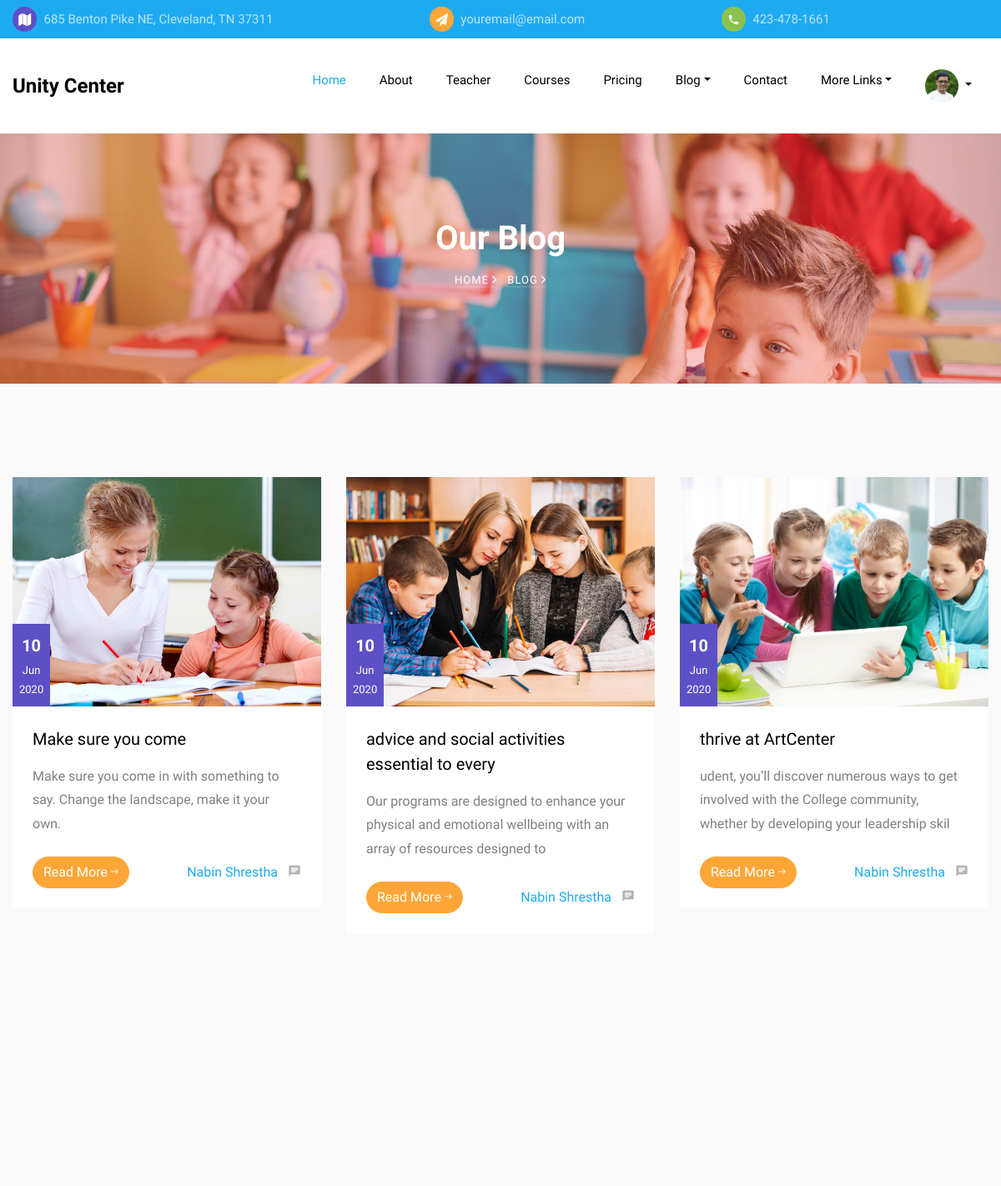
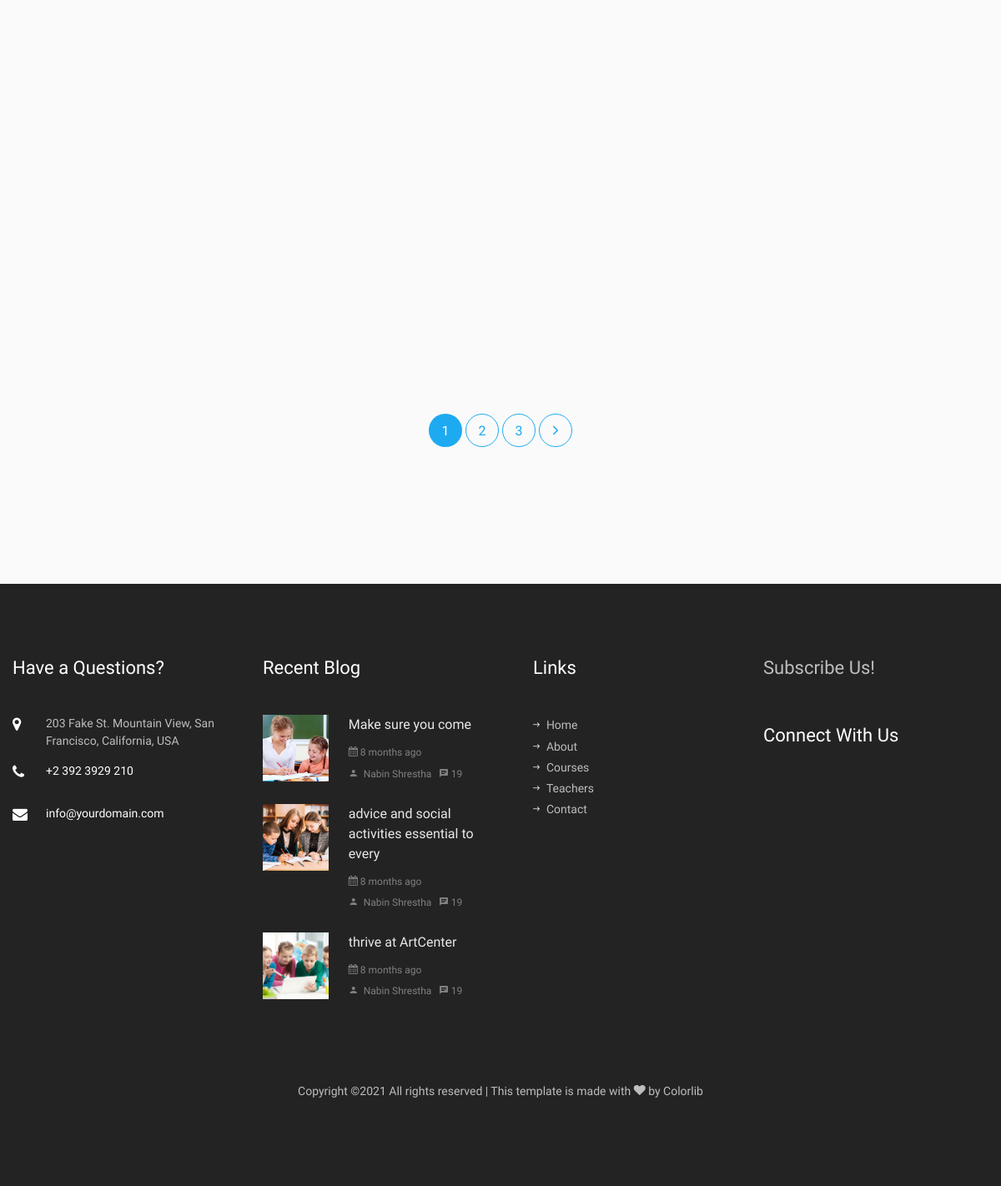
Page /blog/ (signed in) on the earlier database version (2 pictures, top to bottom).
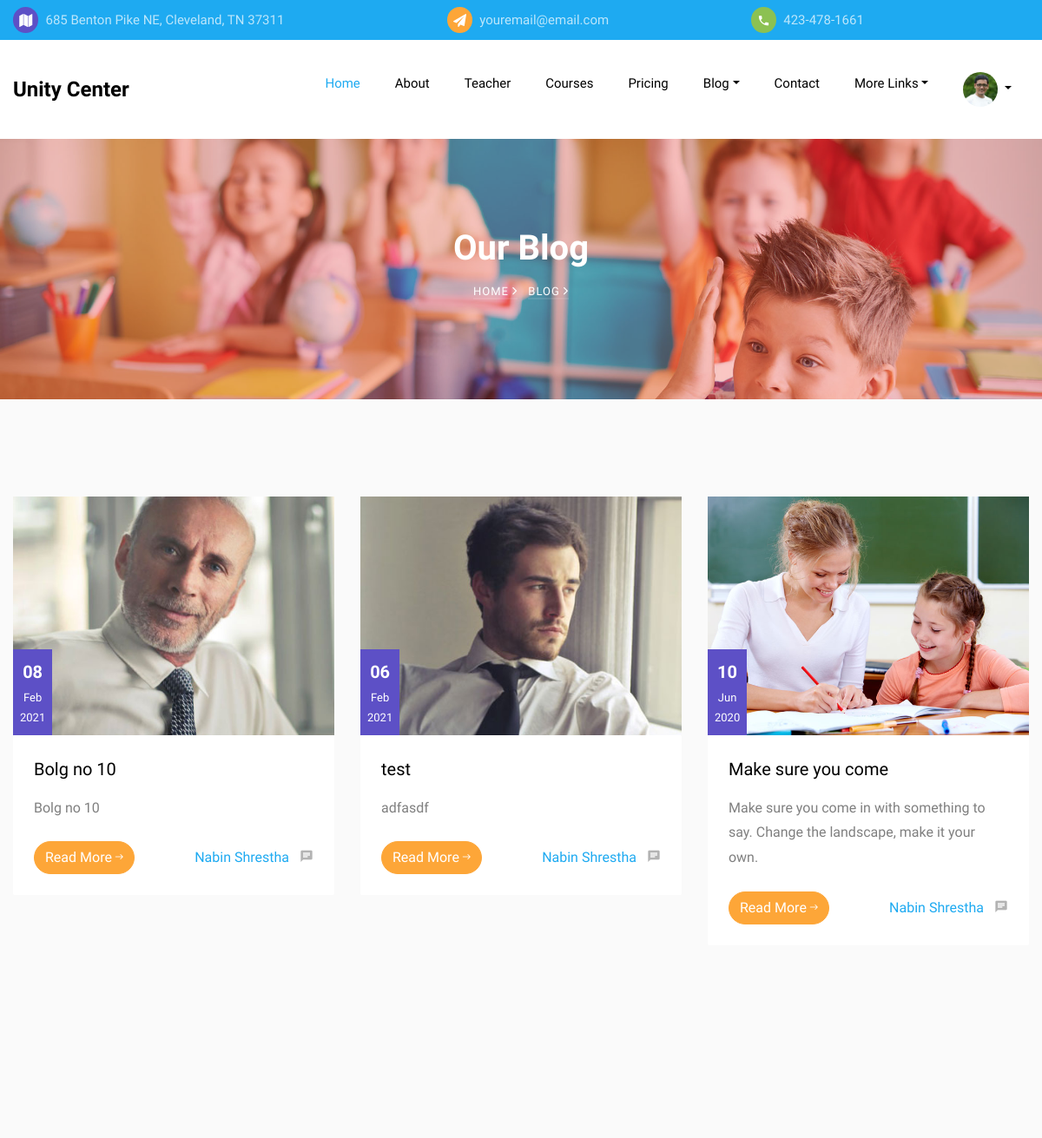
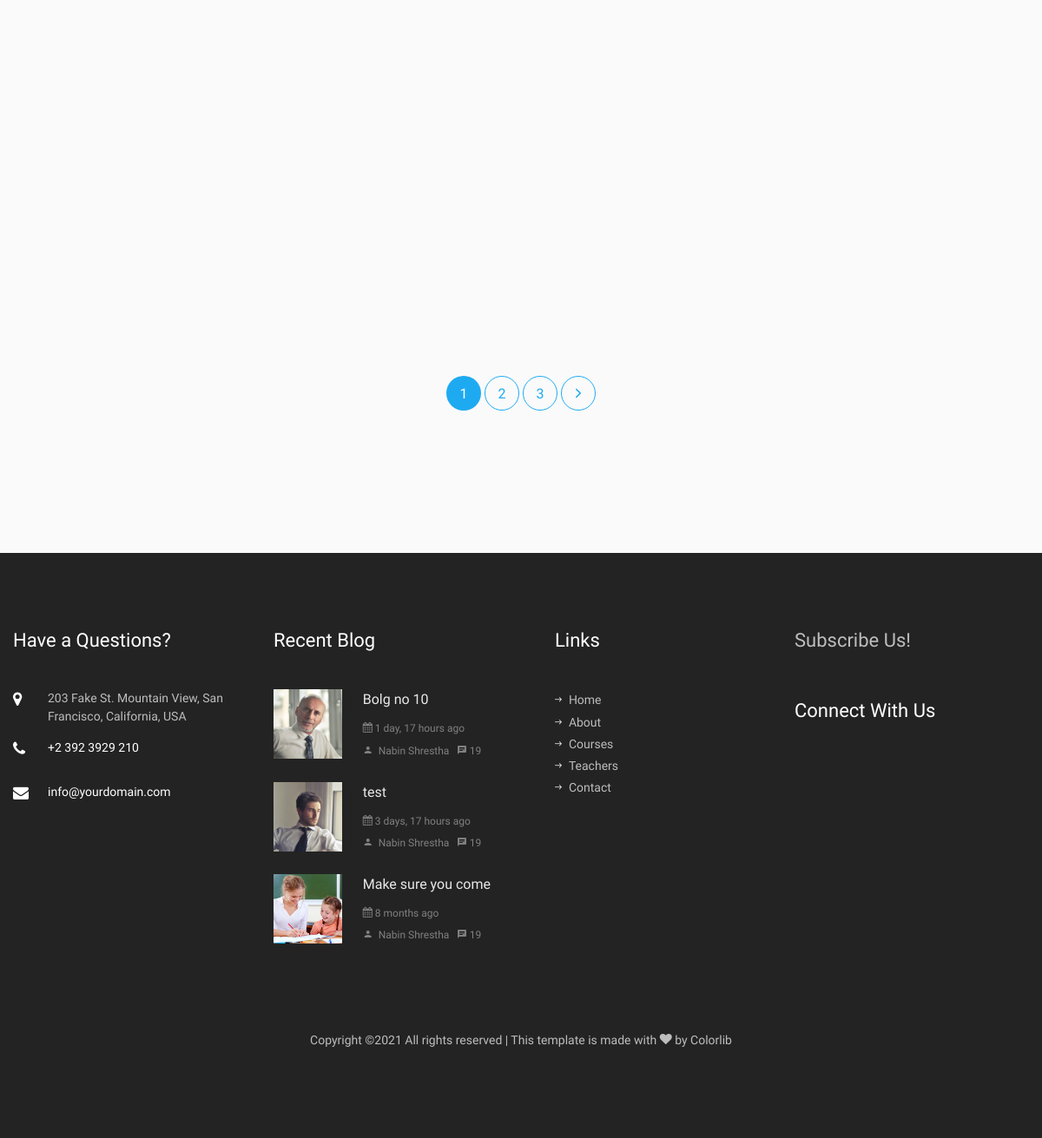
Same page on the later database version (2 pictures, top to bottom).
### blogs/models.py (models this page shows, shortened)
class Post(models.Model):
    title = models.CharField(max_length=100)
    overview = models.TextField()
    content = models.TextField()
    date_posted =models.DateTimeField(auto_now_add=True)
    author = models.ForeignKey(User, on_delete=models.CASCADE )
    view_count = models.IntegerField(default=0)
    thumbnail = models.ImageField()
    def get_absolute_url(self):
        return reverse('post-detail', kwargs={'pk': self.pk})

### blogs/views.py (the view)
# urls.py: path('blog/', PostListView.as_view(), name='blog-home'),
class PostListView(ListView):
    model = Post
    template_name = 'blog/blog.html'
    context_object_name = 'posts'
    ordering = ['-date_posted']
    paginate_by = 6
    def get_context_data(self, **kwargs):
        context_data = super().get_context_data(**kwargs)
        context_data['blog_latest'] = Post.objects.all().order_by('-date_posted')[0:3]
        return context_data

### newsletters/custom_context_processor.py (called while the page is built)
def  blog_post_latest(request):
    blog_latest = Post.objects.all().order_by('-date_posted')[0:3]
    return {'blog_latest_footer':blog_latest}

### templates/blog/blog.html (shortened to what this page needs)
{% extends 'base.html' %}
{% load static %}
{% block content %}
    <section class="hero-wrap hero-wrap-2" style="background-image: url({% static 'images/bg_2.jpg' %});">
      <div class="overlay"></div>
      <div class="container">
        <div class="row no-gutters slider-text align-items-center justify-content-center">
          <div class="col-md-9 ftco-animate text-center">
            <h1 class="mb-2 bread">Our Blog</h1>
            <p class="breadcrumbs"><span class="mr-2"><a href="/">Home <i class="ion-ios-arrow-forward"></i></a></span> <span>Blog <i class="ion-ios-arrow-forward"></i></span></p>
          </div>
        </div>
      </div>
    </section>
		<section class="ftco-section bg-light">
			<div class="container">
				<div class="row row-eq-height">
          {% for post in posts %}
          <div class="col-md-6 col-lg-4 ftco-animate">
            <div class="blog-entry">
              <a href="{{ post.get_absolute_url }}" class="block-20 d-flex align-items-end" style="background-image: url({{ post.thumbnail.url }});">
								<div class="meta-date text-center p-2">
                  <span class="day">{{post.date_posted|date:"d"}} </span>
                  <span class="mos">{{post.date_posted|date:"M" }}</span>
                  <span class="yr">{{post.date_posted|date:"Y"}} </span>
                </div>
              </a>
              <div class="text bg-white p-4">
                <h3 class="heading"><a href="{{ post.get_absolute_url }}">{{ post.title }}</a></h3>
                <p>{{ post.overview }}</p>
                <div class="d-flex align-items-center mt-4">
	                <p class="mb-0"><a href="{{ post.get_absolute_url }}" class="btn btn-secondary">Read More <span class="ion-ios-arrow-round-forward"></span></a></p>
	                <p class="ml-auto mb-0">
	                	<a href="{% url 'user-posts' post.author.username %}" class="mr-2">{{post.author.first_name }} {{post.author.last_name }}</a>
	                	<a href="{{ post.get_absolute_url }}" class="meta-chat"><span class="icon-chat"></span>{{ post.comments.count }}</a>
                  </p>
                </div>
              </div>
            </div>
          </div>
          {% endfor %}
        </div>
        <div class="row no-gutters my-5">
          <div class="col text-center">
            <div class="block-27">
              <ul>
                {% if is_paginated %}
                {% for num in page_obj.paginator.page_range %}
                  {% if page_obj.number == num %}
                  <li class="active"><a href="?page= {{ num }}">{{ num }}</a></li>
                  {% elif num > page_obj.number|add:'-5' and num < page_obj.number|add:'5' %}
                  <li><a href="?page= {{ num }}">{{ num }}</a></li>
                  {% endif %}
                {% endfor %}
                {% if page_obj.has_next %}
                <li><a href="?page= {{ page_obj.next_page_number }}"><i class="ion-ios-arrow-forward"></i></a></li>
                {% endif %}
                {% endif %}
              </ul>
            </div>
          </div>
        </div>
      </div>
		</section>
{% endblock content %}

### templates/footer.html (shortened to what this page needs)
    {% load static %}
    <footer class="ftco-footer ftco-bg-dark ftco-section">
        <div class="container">
          <div class="row mb-5">
            <div class="col-md-6 col-lg-3">
              <div class="ftco-footer-widget mb-5">
                  <h2 class="ftco-heading-2">Have a Questions?</h2>
                  <div class="block-23 mb-3">
                    <ul>
                      <li><span class="icon icon-map-marker"></span><span class="text">203 Fake St. Mountain View, San Francisco, California, USA</span></li>
                      <li><a href="#"><span class="icon icon-phone"></span><span class="text">+2 392 3929 210</span></a></li>
                      <li><a href="#"><span class="icon icon-envelope"></span><span class="text">info@yourdomain.com</span></a></li>
                    </ul>
                  </div>
              </div>
            </div>
            <div class="col-md-6 col-lg-3">
              <div class="ftco-footer-widget mb-5">
                <h2 class="ftco-heading-2">Recent Blog</h2>
                {% for obj in blog_latest_footer %}
                <div class="block-21 mb-4 d-flex">
                  <a href="{{ obj.get_absolute_url }}" class="blog-img mr-4" style="background-image: url({{ obj.thumbnail.url }});"></a>
                  <div class="text">
                    <h3 class="heading"><a href="{{ obj.get_absolute_url }}">{{ obj.title }}</a></h3>
                    <div class="meta">
                      <div><a href="#"><span class="icon-calendar"></span> {{ obj.date_posted|timesince }} ago</a></div>
                      <div><a href="{% url 'user-posts' obj.author.username %}">
                        <span class="icon-person">
                        </span> {{ obj.author.first_name }} {{obj.author.last_name }}</a></div>
                      <div><a href="#"><span class="icon-chat"></span> 19</a></div>
                    </div>
                  </div>
                </div>
                {% endfor %}
              </div>
            </div>
            <div class="col-md-6 col-lg-3">
              <div class="ftco-footer-widget mb-5 ml-md-4">
                <h2 class="ftco-heading-2">Links</h2>
                <ul class="list-unstyled">
                  <li><a href="/"><span class="ion-ios-arrow-round-forward mr-2"></span>Home</a></li>
                  <li><a href="{% url 'unity-about' %}"><span class="ion-ios-arrow-round-forward mr-2"></span>About</a></li>
                  <li><a href="{% url 'unity-courses' %}"><span class="ion-ios-arrow-round-forward mr-2"></span>Courses</a></li>
                  <li><a href="{% url 'unity-teacher' %}"><span class="ion-ios-arrow-round-forward mr-2"></span>Teachers</a></li>
                  <li><a href="{% url 'contact' %}"><span class="ion-ios-arrow-round-forward mr-2"></span>Contact</a></li>
                </ul>
              </div>
            </div>
            <div class="col-md-6 col-lg-3">
              <div class="ftco-footer-widget mb-5">
                  <h2 class="ftco-heading-2"><a href="{% url 'subscribe' %}">Subscribe Us!</a></h2>
              </div>
              <div class="ftco-footer-widget mb-5">
               <h2 class="ftco-heading-2">Connect With Us</h2>
                <ul class="ftco-footer-social list-unstyled float-md-left float-lft mt-3">
                </ul>
              </div>
            </div>
          </div>
          <div class="row">
            <div class="col-md-12 text-center">
              <p>
    Copyright &copy;<script>document.write(new Date().getFullYear());</script> All rights reserved | This template is made with <i class="icon-heart" aria-hidden="true"></i> by <a href="https://colorlib.com" target="_blank">Colorlib</a>
    </p>
            </div>
          </div>
        </div>
      </footer>

Differences in the rows shown:
no longer on this page (row unchanged): Post: thumbnail (picture), date_posted "10", date_posted "Jun", date_posted "2020", title "advice and social activities essential to every", overview "Our programs are designed to enhance your physical and emotional wellbeing with an array of resources designed to", author.first_name "Nabin", author.last_name "Shrestha", date_posted "8 months"
no longer on this page (row unchanged): Post: thumbnail (picture), date_posted "10", date_posted "Jun", date_posted "2020", title "thrive at ArtCenter", overview "udent, you’ll discover numerous ways to get involved with the College community, whether by developing your leadership skil", author.first_name "Nabin", author.last_name "Shrestha", date_posted "8 months"
added Post: thumbnail (picture), date_posted "08", date_posted "Feb", date_posted "2021", title "Bolg no 10", overview "Bolg no 10", author.first_name "Nabin", author.last_name "Shrestha", date_posted "1 day, 17 hours"
added Post: thumbnail (picture), date_posted "06", date_posted "Feb", date_posted "2021", title "test", overview "adfasdf", author.first_name "Nabin", author.last_name "Shrestha", date_posted "3 days, 17 hours"
